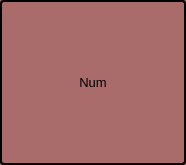
<?xml version="1.0" encoding="UTF-8"?>
<ui version="4.0">
 <class>Form</class>
 <widget class="QWidget" name="Form">
  <property name="enabled">
   <bool>true</bool>
  </property>
  <property name="geometry">
   <rect>
    <x>0</x>
    <y>0</y>
    <width>186</width>
    <height>165</height>
   </rect>
  </property>
  <property name="windowTitle">
   <string>Form</string>
  </property>
  <property name="styleSheet">
   <string notr="true">QWidget {
	border-color: black;
	border-radius: 4px;
	border-width: 2px;
	border-style: solid;
	background-color: rgb(170, 107, 107);
}
</string>
  </property>
  <layout class="QGridLayout" name="gridLayout">
   <property name="leftMargin">
    <number>0</number>
   </property>
   <property name="topMargin">
    <number>0</number>
   </property>
   <property name="rightMargin">
    <number>0</number>
   </property>
   <property name="bottomMargin">
    <number>0</number>
   </property>
   <property name="spacing">
    <number>0</number>
   </property>
   <item row="0" column="0">
    <widget class="QLabel" name="text">
     <property name="enabled">
      <bool>true</bool>
     </property>
     <property name="font">
      <font>
       <family>Arial</family>
       <pointsize>10</pointsize>
       <weight>9</weight>
       <italic>false</italic>
       <bold>false</bold>
      </font>
     </property>
     <property name="styleSheet">
      <string notr="true">QLabel::hover {
	background-color: lightblue;
}</string>
     </property>
     <property name="text">
      <string>Num</string>
     </property>
     <property name="alignment">
      <set>Qt::AlignCenter</set>
     </property>
     <property name="textInteractionFlags">
      <set>Qt::LinksAccessibleByMouse</set>
     </property>
    </widget>
   </item>
  </layout>
 </widget>
 <resources/>
 <connections/>
</ui>
